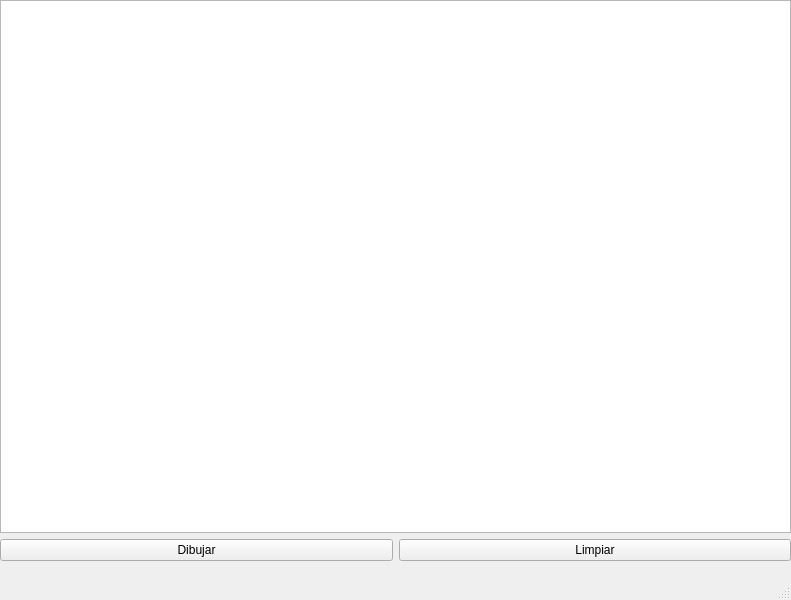
<?xml version="1.0" encoding="UTF-8"?>
<ui version="4.0">
 <class>MainWindow</class>
 <widget class="QMainWindow" name="MainWindow">
  <property name="geometry">
   <rect>
    <x>0</x>
    <y>0</y>
    <width>791</width>
    <height>600</height>
   </rect>
  </property>
  <property name="windowTitle">
   <string>MainWindow</string>
  </property>
  <widget class="QWidget" name="centralwidget">
   <widget class="QWidget" name="layoutWidget">
    <property name="geometry">
     <rect>
      <x>0</x>
      <y>0</y>
      <width>791</width>
      <height>561</height>
     </rect>
    </property>
    <layout class="QGridLayout" name="gridLayout">
     <item row="0" column="0" colspan="2">
      <widget class="QGraphicsView" name="Grafica_GraphicsView"/>
     </item>
     <item row="1" column="0">
      <widget class="QPushButton" name="Dibujar_PushButton">
       <property name="text">
        <string>Dibujar</string>
       </property>
      </widget>
     </item>
     <item row="1" column="1">
      <widget class="QPushButton" name="Limpiar_PushButton">
       <property name="text">
        <string>Limpiar</string>
       </property>
      </widget>
     </item>
    </layout>
   </widget>
  </widget>
  <widget class="QMenuBar" name="menubar">
   <property name="geometry">
    <rect>
     <x>0</x>
     <y>0</y>
     <width>791</width>
     <height>21</height>
    </rect>
   </property>
  </widget>
  <widget class="QStatusBar" name="statusbar"/>
 </widget>
 <resources/>
 <connections/>
</ui>
